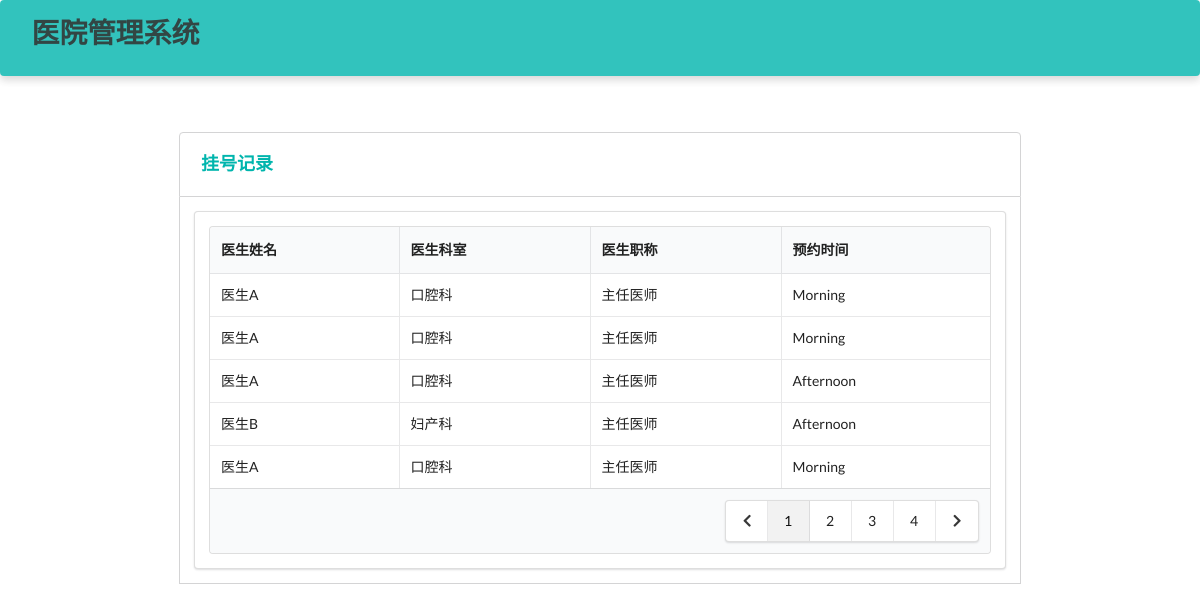
/patient/appointment (signed in), run on an earlier commit of the app's database.
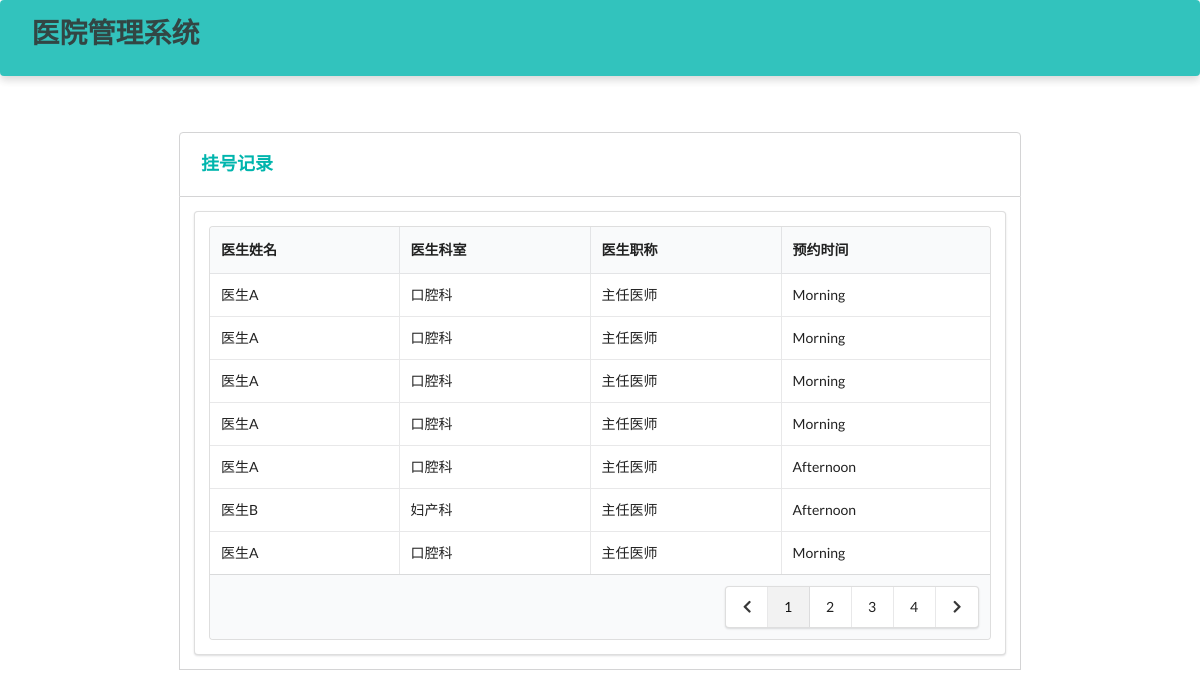
And on a later commit of the database.
### Hospital/models.py (models this page shows, shortened)
class Appointment(models.Model):
    time_choices = (
        ('Morning','上午'),
        ('Afternoon','下午')
    )
    patient = models.ForeignKey(Patient, on_delete=models.CASCADE) # 患者
    doctor = models.ForeignKey(Doctor, on_delete=models.CASCADE)  # 医生
    create_time = models.DateTimeField(auto_now_add=True)  # 创建时间
    appointment_date = models.DateTimeField()  # 预约日期
    appointment_time = models.CharField(max_length=10, choices=time_choices) # 预约时间（上下午）
    isActive = models.BooleanField(default=True)  # 是否有效
    class Meta:
        ordering = ["-create_time"]

class Doctor(models.Model):
    department_choices = (
        ('Department of Internal Medicine', '内科'),
        ('Department of Surgery', '外科'),
        ('Department of Pediatrics', '儿科'),
        ('Department of Obstetrics and Gynecology', '妇产科'),
        ('Department of Traditional Chinese Medicine', '中医科'),
        ('Department of Dermatology', '皮肤科'),
        ('Department of Oral Medicine', '口腔科')
    )
    title_choices = (
        ('director physician', '主任医师'),
        ('assistant director physician', '副主任医师'),
        ('physician', '医师')
    )
    name = models.CharField(max_length=10)  # 姓名
    password = models.CharField(max_length=32)  # 密码
    gender = models.CharField(max_length=32, choices=gender_choices)  # 性别
    identity_card_no = models.CharField(max_length=32, unique=True)  # 身份证号
    department = models.CharField(max_length=64, choices=department_choices)  # 科室
    title = models.CharField(max_length=64, choices=title_choices)  # 职称
    description = models.TextField(max_length=500, default='暂无简介')  # 简介
    create_time = models.DateTimeField(auto_now_add=True)  # 注册时间

### Hospital/patientViews.py (the view)
# urls.py: path('patient/appointment', patientViews.appointment)
def appointment(request):
    identity_card_no = request.session['identity_card_no']
    patient = models.Patient.objects.get(identity_card_no=identity_card_no)
    appointments = models.Appointment.objects.filter(patient=patient)
    return render(request, 'patient/appointment.html', locals())

### Hospital/templates/patient/appointment.html (shortened to what this page needs)
<!DOCTYPE html>
<html lang="ch">
<head>
    <link rel="stylesheet" href="https://cdn.jsdelivr.net/semantic-ui/2.2.4/semantic.min.css">
    <link rel="stylesheet" href="../../static/Hospital/css/me.css">
</head>
<body>
    <nav class="ui inverted  segment m-padded-tb-large m-shadow-small teal m-opacity-mini">
        <div class="ui container">
            <div class="ui inverted secondary stackable menu">
                <h1 class="ui header">医院管理系统</h1>
            </div>
        </div>
    </nav>
    <div class="m-container-small m-padded-tb-big">
        <div class="container">
            <div class="ui top attached rounded padded segment">
                <div class="ui middle aligned two column grid">
                    <div class="column">
                        <h3 class="ui teal header">挂号记录</h3>
                    </div>
                </div>
            </div>
            <div class="ui attached segment">
                <div class="ui segment ">
                    <table class="ui celled table">
                        <thead>
                            <tr>
                                <th>医生姓名</th>
                                <th>医生科室</th>
                                <th>医生职称</th>
                                <th>预约时间</th>
                            </tr>
                        </thead>
                        <tbody>
                            {% for rec in appointments%}
                            <tr>
                                <td>{{ rec.doctor.name }}</td>
                                <td>{{ rec.doctor.get_department_display }}</td>
                                <td>{{ rec.doctor.get_title_display }}</td>
                                <td>{{ rec.appointment_time }}</td>
                            </tr>
                            {% endfor %}
                        </tbody>
                      <tfoot>
                        <tr><th colspan="4">
                          <div class="ui right floated pagination menu">
                            <a class="icon item">
                              <i class="left chevron icon"></i>
                            </a>
                            <a class="item active">1</a>
                            <a class="item">2</a>
                            <a class="item">3</a>
                            <a class="item">4</a>
                            <a class="icon item">
                              <i class="right chevron icon"></i>
                            </a>
                          </div>
                        </th>
                      </tr>
                      </tfoot>
                    </table>
                </div>
            </div>
        </div>
            </div>
    <br>
    <br>
    <br>
</body>
</html>

### Hospital/static/Hospital/css/me.css (style rules this page uses)
.m-padded-tb-large { padding-top: 1.3em !important; padding-bottom: 1.3em !important; }
.m-padded-tb-big { padding-top: 3em !important; padding-bottom: 3em !important; }
.m-opacity-mini { opacity: 0.8 !important; }
.m-container-small { max-width: 60em !important; margin: auto !important; }
.m-shadow-small { -webkit-box-shadow: 0 4px 8px rgba(0,0,0,0.2) !important; box-shadow: 0 4px 8px rgba(0,0,0,0.2) !important; }

What changed in the data, as far as the page shows it:
added Appointment: doctor.name "医生A", doctor.department "口腔科", doctor "主任医师", appointment_time "Morning"
added Appointment: doctor.name "医生A", doctor.department "口腔科", doctor "主任医师", appointment_time "Morning"
